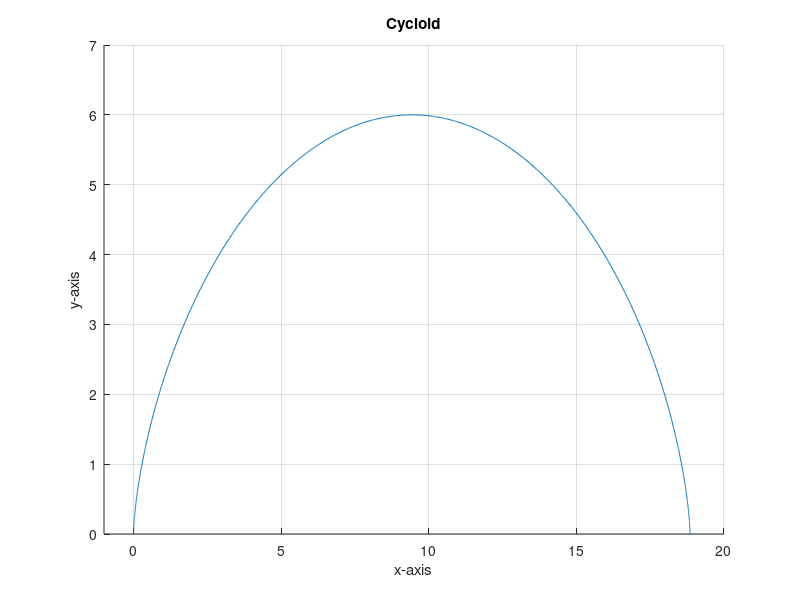
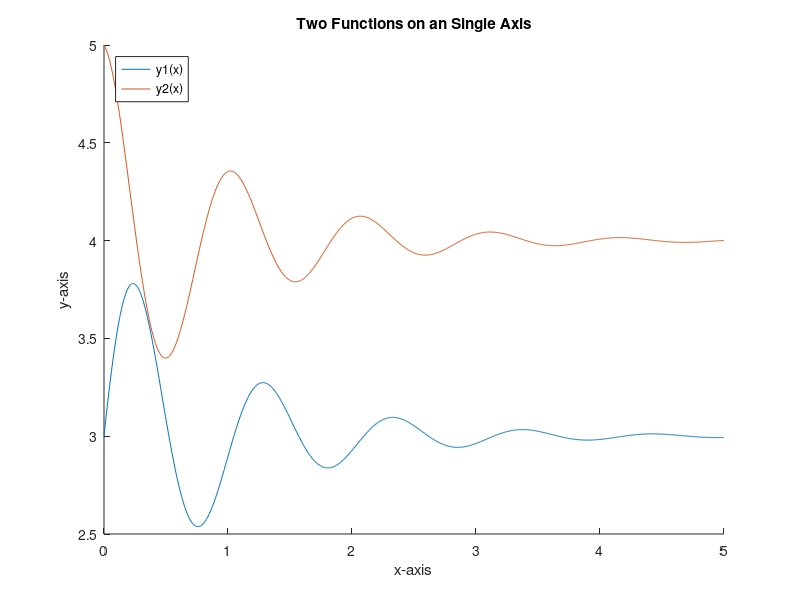

Here is the MATLAB script that generated these plots, in order: (Note: this script raises an error after producing the figures.)
clear all
clc


%% Chapter 2 #7

M = [0 0 0 0 0 1;0 0 0 0 0 1;1 2 3 4 5 1;0 2 4 6 8 1;8 7 2 5 9 1]

%%  Chapter 2 #32

M = [17:0.06:23];
size(M)

%% Chapter 2 #33

M(1,end)

%% Chapter 11 #1

r = 3;
%t = [0:((2*pi)/1000)+1/1000000:2*pi];
t = linspace(0,2*pi,1000);
x = r*(t - sin(t));
y = r*(1 - cos(t));


figure(1)
hold on
plot(x,y)
xlabel('x-axis')
ylabel('y-axis')
grid on
ylim([0,7])
xlim([-1,20])
title('Cycloid')
hold off

%% Chapter 11 #3

x = linspace(0,5,1000);
y1 = 3 + exp(-x) .* sin(6*x);
y2 = 4 + exp(-x) .* cos(6*x);

figure(2)
hold on
plot(x,y1)
plot(x,y2)
title('Two Functions on an Single Axis')
xlabel('x-axis')
ylabel('y-axis')
legend('y1(x)','y2(x)','location','NorthWest')
hold off


%% Other Problems #1

syms v
functionf = 3*v^3 - 7;
vv = [-2:0.01:2];

yy = subs(functionf,v,vv);


figure(3)
hold on
title('Function f(x)')
plot(vv,yy,'--r')
xlabel('x-axis')
ylabel('y-axis')
hold off


%% Other Problems #2

A = [3 -7 2;2 3 -1;-5 12 10];
B = [5;11;0];

answer = inv(A)*B;

fprintf('\nx = %g \ny = %g \nz = %g\n',answer(1),answer(2),answer(3))

%% Other Problems #3

A = [1 -3 -1;0 4 1; -1 0 -3];
B = [-2;7;2];

answer = inv(A)*B;

fprintf('\nx = %g \ny = %g \nz = %g\n',answer(1),answer(2),answer(3))
















